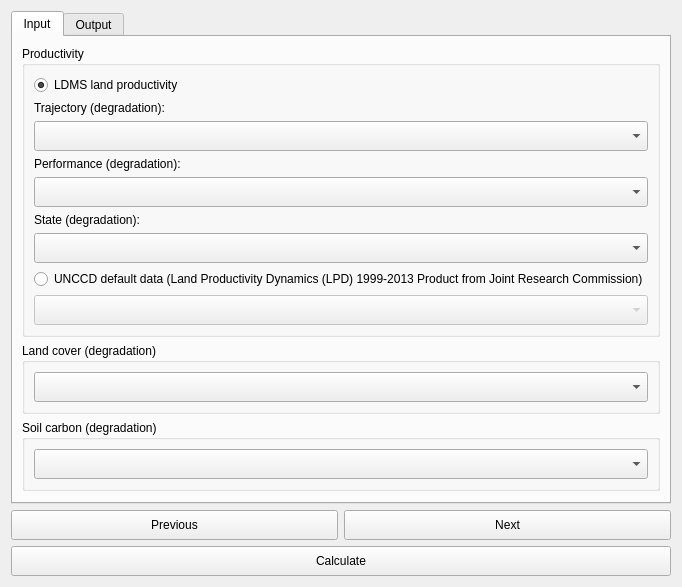
<?xml version="1.0" encoding="UTF-8"?>
<ui version="4.0">
 <class>DlgCalculateLDNSummaryTableAdmin</class>
 <widget class="QDialog" name="DlgCalculateLDNSummaryTableAdmin">
  <property name="geometry">
   <rect>
    <x>0</x>
    <y>0</y>
    <width>615</width>
    <height>560</height>
   </rect>
  </property>
  <property name="sizePolicy">
   <sizepolicy hsizetype="Fixed" vsizetype="Fixed">
    <horstretch>0</horstretch>
    <verstretch>0</verstretch>
   </sizepolicy>
  </property>
  <property name="windowTitle">
   <string>Calculate SDG 15.3.1 Indicator</string>
  </property>
  <layout class="QVBoxLayout" name="verticalLayout">
   <item>
    <widget class="QTabWidget" name="TabBox">
     <property name="sizePolicy">
      <sizepolicy hsizetype="Minimum" vsizetype="Expanding">
       <horstretch>0</horstretch>
       <verstretch>0</verstretch>
      </sizepolicy>
     </property>
     <property name="tabShape">
      <enum>QTabWidget::Rounded</enum>
     </property>
     <property name="currentIndex">
      <number>0</number>
     </property>
     <widget class="QWidget" name="InputTab">
      <attribute name="title">
       <string>Input</string>
      </attribute>
      <layout class="QVBoxLayout" name="verticalLayout_2">
       <item>
        <widget class="QGroupBox" name="groupBox">
         <property name="sizePolicy">
          <sizepolicy hsizetype="Preferred" vsizetype="Minimum">
           <horstretch>0</horstretch>
           <verstretch>0</verstretch>
          </sizepolicy>
         </property>
         <property name="maximumSize">
          <size>
           <width>16777215</width>
           <height>16777215</height>
          </size>
         </property>
         <property name="font">
          <font>
           <weight>50</weight>
           <bold>false</bold>
          </font>
         </property>
         <property name="title">
          <string>Productivity</string>
         </property>
         <layout class="QGridLayout" name="gridLayout">
          <item row="4" column="0">
           <widget class="WidgetDataIOSelectTELayerExisting" name="combo_layer_traj">
            <property name="enabled">
             <bool>true</bool>
            </property>
            <property name="sizePolicy">
             <sizepolicy hsizetype="Expanding" vsizetype="Minimum">
              <horstretch>0</horstretch>
              <verstretch>0</verstretch>
             </sizepolicy>
            </property>
            <property name="minimumSize">
             <size>
              <width>0</width>
              <height>30</height>
             </size>
            </property>
            <property name="layer_type" stdset="0">
             <string notr="true">Productivity trajectory (significance)</string>
            </property>
           </widget>
          </item>
          <item row="6" column="0">
           <widget class="WidgetDataIOSelectTELayerExisting" name="combo_layer_perf">
            <property name="enabled">
             <bool>true</bool>
            </property>
            <property name="sizePolicy">
             <sizepolicy hsizetype="Expanding" vsizetype="Minimum">
              <horstretch>0</horstretch>
              <verstretch>0</verstretch>
             </sizepolicy>
            </property>
            <property name="minimumSize">
             <size>
              <width>0</width>
              <height>30</height>
             </size>
            </property>
            <property name="layer_type" stdset="0">
             <string notr="true">Productivity performance (degradation)</string>
            </property>
           </widget>
          </item>
          <item row="8" column="0">
           <widget class="WidgetDataIOSelectTELayerExisting" name="combo_layer_state">
            <property name="enabled">
             <bool>true</bool>
            </property>
            <property name="sizePolicy">
             <sizepolicy hsizetype="Expanding" vsizetype="Minimum">
              <horstretch>0</horstretch>
              <verstretch>0</verstretch>
             </sizepolicy>
            </property>
            <property name="minimumSize">
             <size>
              <width>0</width>
              <height>30</height>
             </size>
            </property>
            <property name="layer_type" stdset="0">
             <string notr="true">Productivity state (degradation)</string>
            </property>
           </widget>
          </item>
          <item row="2" column="0">
           <widget class="QRadioButton" name="mode_te_prod">
            <property name="text">
             <string>LDMS land productivity</string>
            </property>
            <property name="checked">
             <bool>true</bool>
            </property>
           </widget>
          </item>
          <item row="5" column="0">
           <widget class="QLabel" name="combo_layer_perf_label">
            <property name="enabled">
             <bool>true</bool>
            </property>
            <property name="font">
             <font>
              <weight>50</weight>
              <bold>false</bold>
             </font>
            </property>
            <property name="text">
             <string>Performance (degradation):</string>
            </property>
           </widget>
          </item>
          <item row="7" column="0">
           <widget class="QLabel" name="combo_layer_state_label">
            <property name="enabled">
             <bool>true</bool>
            </property>
            <property name="sizePolicy">
             <sizepolicy hsizetype="Preferred" vsizetype="Minimum">
              <horstretch>0</horstretch>
              <verstretch>0</verstretch>
             </sizepolicy>
            </property>
            <property name="font">
             <font>
              <weight>50</weight>
              <bold>false</bold>
             </font>
            </property>
            <property name="text">
             <string>State (degradation):</string>
            </property>
           </widget>
          </item>
          <item row="3" column="0">
           <widget class="QLabel" name="combo_layer_traj_label">
            <property name="enabled">
             <bool>true</bool>
            </property>
            <property name="font">
             <font>
              <weight>50</weight>
              <bold>false</bold>
             </font>
            </property>
            <property name="text">
             <string>Trajectory (degradation):</string>
            </property>
           </widget>
          </item>
          <item row="10" column="0">
           <widget class="WidgetDataIOSelectTELayerImport" name="combo_layer_lpd">
            <property name="enabled">
             <bool>false</bool>
            </property>
            <property name="sizePolicy">
             <sizepolicy hsizetype="Preferred" vsizetype="Minimum">
              <horstretch>0</horstretch>
              <verstretch>0</verstretch>
             </sizepolicy>
            </property>
            <property name="minimumSize">
             <size>
              <width>0</width>
              <height>30</height>
             </size>
            </property>
            <property name="layer_type" stdset="0">
             <string notr="true">Land Productivity Dynamics (LPD)</string>
            </property>
           </widget>
          </item>
          <item row="9" column="0">
           <widget class="QRadioButton" name="mode_lpd_jrc">
            <property name="enabled">
             <bool>true</bool>
            </property>
            <property name="text">
             <string>UNCCD default data (Land Productivity Dynamics (LPD) 1999-2013 Product from Joint Research Commission)</string>
            </property>
            <property name="checked">
             <bool>false</bool>
            </property>
           </widget>
          </item>
         </layout>
        </widget>
       </item>
       <item>
        <widget class="QGroupBox" name="groupBox_2">
         <property name="sizePolicy">
          <sizepolicy hsizetype="Preferred" vsizetype="Minimum">
           <horstretch>0</horstretch>
           <verstretch>0</verstretch>
          </sizepolicy>
         </property>
         <property name="minimumSize">
          <size>
           <width>0</width>
           <height>0</height>
          </size>
         </property>
         <property name="maximumSize">
          <size>
           <width>16777215</width>
           <height>16777215</height>
          </size>
         </property>
         <property name="font">
          <font>
           <weight>50</weight>
           <bold>false</bold>
          </font>
         </property>
         <property name="title">
          <string>Land cover (degradation)</string>
         </property>
         <layout class="QVBoxLayout" name="verticalLayout_6">
          <item>
           <widget class="WidgetDataIOSelectTELayerExisting" name="combo_layer_lc">
            <property name="sizePolicy">
             <sizepolicy hsizetype="Expanding" vsizetype="Minimum">
              <horstretch>0</horstretch>
              <verstretch>0</verstretch>
             </sizepolicy>
            </property>
            <property name="minimumSize">
             <size>
              <width>0</width>
              <height>30</height>
             </size>
            </property>
            <property name="layer_type" stdset="0">
             <string notr="true">Land cover (degradation)</string>
            </property>
           </widget>
          </item>
         </layout>
        </widget>
       </item>
       <item>
        <widget class="QGroupBox" name="groupBox_3">
         <property name="enabled">
          <bool>true</bool>
         </property>
         <property name="sizePolicy">
          <sizepolicy hsizetype="Preferred" vsizetype="Minimum">
           <horstretch>0</horstretch>
           <verstretch>0</verstretch>
          </sizepolicy>
         </property>
         <property name="maximumSize">
          <size>
           <width>16777215</width>
           <height>16777215</height>
          </size>
         </property>
         <property name="font">
          <font>
           <weight>50</weight>
           <bold>false</bold>
          </font>
         </property>
         <property name="title">
          <string>Soil carbon (degradation)</string>
         </property>
         <layout class="QVBoxLayout" name="verticalLayout_7">
          <item>
           <widget class="WidgetDataIOSelectTELayerExisting" name="combo_layer_soc">
            <property name="sizePolicy">
             <sizepolicy hsizetype="Expanding" vsizetype="Minimum">
              <horstretch>0</horstretch>
              <verstretch>0</verstretch>
             </sizepolicy>
            </property>
            <property name="minimumSize">
             <size>
              <width>275</width>
              <height>30</height>
             </size>
            </property>
            <property name="layer_type" stdset="0">
             <string notr="true">Soil organic carbon (degradation)</string>
            </property>
           </widget>
          </item>
         </layout>
        </widget>
       </item>
       <item>
        <spacer name="verticalSpacer_2">
         <property name="orientation">
          <enum>Qt::Vertical</enum>
         </property>
         <property name="sizeHint" stdset="0">
          <size>
           <width>20</width>
           <height>40</height>
          </size>
         </property>
        </spacer>
       </item>
      </layout>
     </widget>
     <widget class="QWidget" name="OutputTab">
      <attribute name="title">
       <string>Output</string>
      </attribute>
      <layout class="QVBoxLayout" name="verticalLayout_3">
       <item>
        <widget class="QGroupBox" name="groupBox_6">
         <property name="sizePolicy">
          <sizepolicy hsizetype="Preferred" vsizetype="Minimum">
           <horstretch>0</horstretch>
           <verstretch>0</verstretch>
          </sizepolicy>
         </property>
         <property name="title">
          <string>Output file for indicator layer</string>
         </property>
         <layout class="QHBoxLayout" name="horizontalLayout">
          <item>
           <widget class="QLineEdit" name="output_file_layer">
            <property name="sizePolicy">
             <sizepolicy hsizetype="Expanding" vsizetype="Minimum">
              <horstretch>0</horstretch>
              <verstretch>0</verstretch>
             </sizepolicy>
            </property>
            <property name="minimumSize">
             <size>
              <width>0</width>
              <height>35</height>
             </size>
            </property>
            <property name="readOnly">
             <bool>true</bool>
            </property>
            <property name="placeholderText">
             <string>Click &quot;Browse&quot; to choose a file...</string>
            </property>
           </widget>
          </item>
          <item>
           <widget class="QPushButton" name="browse_output_file_layer">
            <property name="sizePolicy">
             <sizepolicy hsizetype="Minimum" vsizetype="Minimum">
              <horstretch>0</horstretch>
              <verstretch>0</verstretch>
             </sizepolicy>
            </property>
            <property name="minimumSize">
             <size>
              <width>0</width>
              <height>35</height>
             </size>
            </property>
            <property name="text">
             <string>Browse</string>
            </property>
           </widget>
          </item>
         </layout>
        </widget>
       </item>
       <item>
        <widget class="QGroupBox" name="groupBox_7">
         <property name="sizePolicy">
          <sizepolicy hsizetype="Preferred" vsizetype="Minimum">
           <horstretch>0</horstretch>
           <verstretch>0</verstretch>
          </sizepolicy>
         </property>
         <property name="title">
          <string>Output file for summary table</string>
         </property>
         <layout class="QHBoxLayout" name="horizontalLayout_2">
          <item>
           <widget class="QLineEdit" name="output_file_table">
            <property name="sizePolicy">
             <sizepolicy hsizetype="Expanding" vsizetype="Minimum">
              <horstretch>0</horstretch>
              <verstretch>0</verstretch>
             </sizepolicy>
            </property>
            <property name="minimumSize">
             <size>
              <width>0</width>
              <height>35</height>
             </size>
            </property>
            <property name="readOnly">
             <bool>true</bool>
            </property>
            <property name="placeholderText">
             <string>Click &quot;Browse&quot; to choose a file...</string>
            </property>
           </widget>
          </item>
          <item>
           <widget class="QPushButton" name="browse_output_file_table">
            <property name="sizePolicy">
             <sizepolicy hsizetype="Minimum" vsizetype="Minimum">
              <horstretch>0</horstretch>
              <verstretch>0</verstretch>
             </sizepolicy>
            </property>
            <property name="minimumSize">
             <size>
              <width>0</width>
              <height>35</height>
             </size>
            </property>
            <property name="text">
             <string>Browse</string>
            </property>
           </widget>
          </item>
         </layout>
        </widget>
       </item>
       <item>
        <spacer name="verticalSpacer">
         <property name="orientation">
          <enum>Qt::Vertical</enum>
         </property>
         <property name="sizeHint" stdset="0">
          <size>
           <width>20</width>
           <height>40</height>
          </size>
         </property>
        </spacer>
       </item>
      </layout>
     </widget>
    </widget>
   </item>
   <item>
    <layout class="QGridLayout" name="gridLayout_3">
     <item row="0" column="0">
      <widget class="QPushButton" name="button_prev">
       <property name="sizePolicy">
        <sizepolicy hsizetype="Minimum" vsizetype="Minimum">
         <horstretch>0</horstretch>
         <verstretch>0</verstretch>
        </sizepolicy>
       </property>
       <property name="minimumSize">
        <size>
         <width>0</width>
         <height>30</height>
        </size>
       </property>
       <property name="text">
        <string>Previous</string>
       </property>
      </widget>
     </item>
     <item row="0" column="1">
      <widget class="QPushButton" name="button_next">
       <property name="sizePolicy">
        <sizepolicy hsizetype="Minimum" vsizetype="Minimum">
         <horstretch>0</horstretch>
         <verstretch>0</verstretch>
        </sizepolicy>
       </property>
       <property name="minimumSize">
        <size>
         <width>0</width>
         <height>30</height>
        </size>
       </property>
       <property name="text">
        <string>Next</string>
       </property>
      </widget>
     </item>
     <item row="1" column="0" colspan="2">
      <widget class="QPushButton" name="button_calculate">
       <property name="sizePolicy">
        <sizepolicy hsizetype="Minimum" vsizetype="Minimum">
         <horstretch>0</horstretch>
         <verstretch>0</verstretch>
        </sizepolicy>
       </property>
       <property name="minimumSize">
        <size>
         <width>0</width>
         <height>30</height>
        </size>
       </property>
       <property name="text">
        <string>Calculate</string>
       </property>
      </widget>
     </item>
    </layout>
   </item>
  </layout>
 </widget>
 <customwidgets>
  <customwidget>
   <class>WidgetDataIOSelectTELayerImport</class>
   <extends>QComboBox</extends>
   <header>LDMS/data_io.h</header>
  </customwidget>
  <customwidget>
   <class>WidgetDataIOSelectTELayerExisting</class>
   <extends>QComboBox</extends>
   <header>LDMS/data_io</header>
  </customwidget>
 </customwidgets>
 <tabstops>
  <tabstop>TabBox</tabstop>
  <tabstop>mode_te_prod</tabstop>
  <tabstop>mode_lpd_jrc</tabstop>
  <tabstop>combo_layer_lc</tabstop>
  <tabstop>combo_layer_soc</tabstop>
  <tabstop>button_prev</tabstop>
  <tabstop>button_next</tabstop>
  <tabstop>button_calculate</tabstop>
  <tabstop>combo_layer_traj</tabstop>
  <tabstop>combo_layer_perf</tabstop>
  <tabstop>combo_layer_state</tabstop>
  <tabstop>combo_layer_lpd</tabstop>
  <tabstop>browse_output_file_layer</tabstop>
  <tabstop>browse_output_file_table</tabstop>
  <tabstop>output_file_layer</tabstop>
  <tabstop>output_file_table</tabstop>
 </tabstops>
 <resources/>
 <connections/>
</ui>
